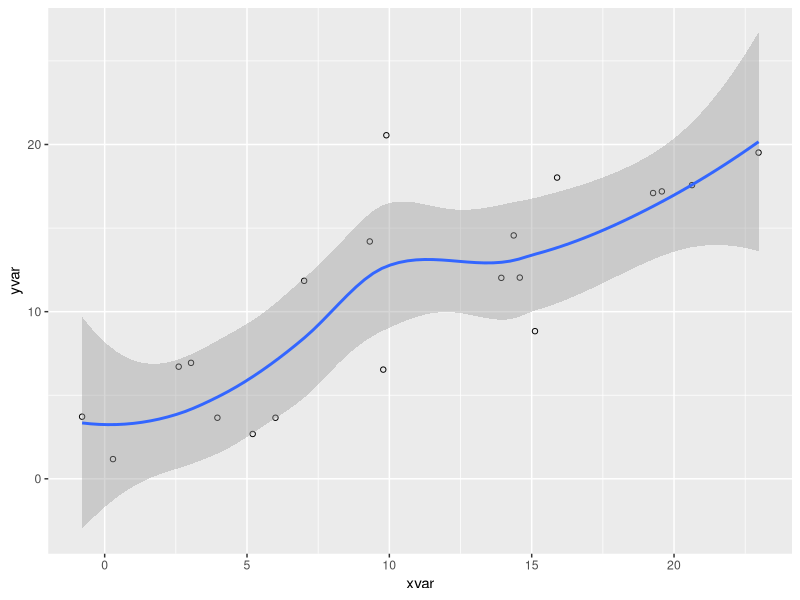

This figure's R source:
## ---- chunk 1
#| echo: false
#| message: false

library(ggplot2)
dat <- data.frame(cond = rep(c("A", "B"), each=10),
                  xvar = 1:20 + rnorm(20,sd=3),
                  yvar = 1:20 + rnorm(20,sd=3))

ggplot(dat, aes(x=xvar, y=yvar)) +
    geom_point(shape=1) + 
    geom_smooth() 
